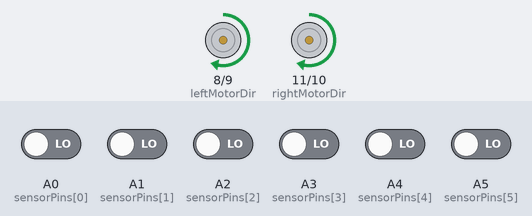
A sketch run on a simulated Arduino Nano, built with avr-gcc and run on an emulated ATmega328P. Parts: direction and speed pins drawn as motors (green arrow = direction pin HIGH = forward, orange = LOW = backward, longer = more drive). The test bench sets the inputs (shaded band); at power-on: A0 (sensorPins[0]), A1 (sensorPins[1]), A2 (sensorPins[2]), A3 (sensorPins[3]), A4 (sensorPins[4]), A5 (sensorPins[5]) LOW.

Above: at 1.2 s.
1.3 s: A0 (sensorPins[0]) driven HIGH
At 2.5 s:
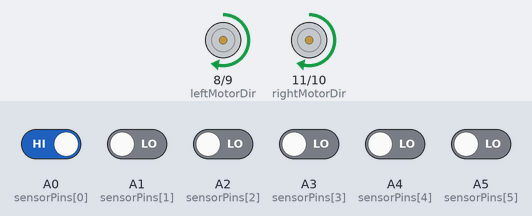
2.8 s: A1 (sensorPins[1]) driven HIGH
At 3.8 s:
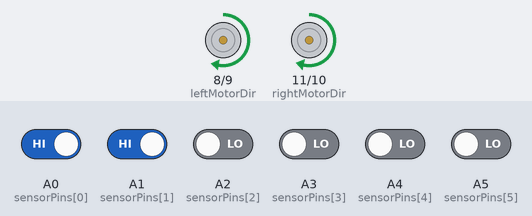
4.3 s: A2 (sensorPins[2]) driven HIGH
At 5.0 s:
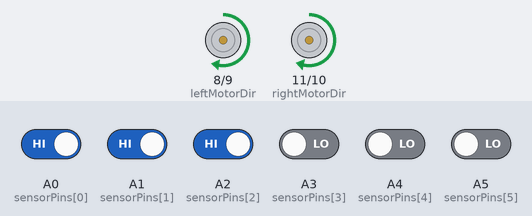
5.8 s: A3 (sensorPins[3]) driven HIGH
At 6.1 s:
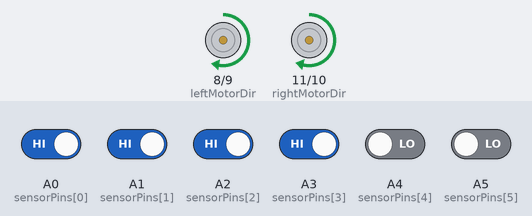
7.3 s: A4 (sensorPins[4]) driven HIGH
At 8.4 s:
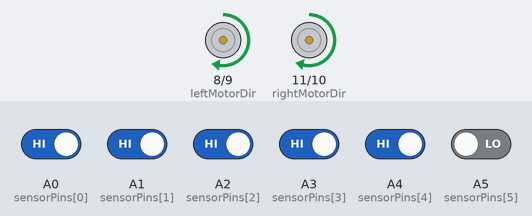
8.8 s: A5 (sensorPins[5]) driven HIGH
At 9.6 s:
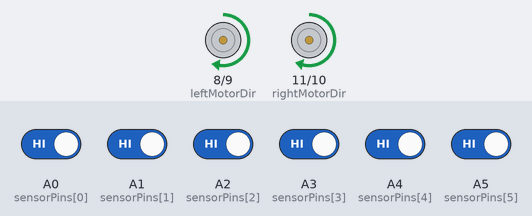
Timing chart, 0 to 11.3 s (numbered marks = the images above; inputs shaded):
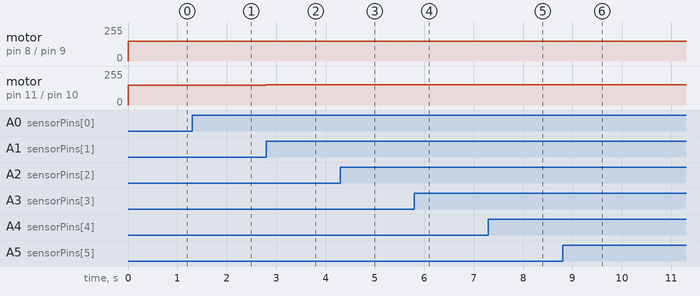

Measured:
- after the input at 1.3 s, motor on pin 8 (leftMotorDir) / pin 9 (leftMotorPWM): forward 150/255 → forward 149/255 at once
- after the input at 2.8 s, motor on pin 11 (rightMotorDir) / pin 10 (rightMotorPWM): forward 150/255 → forward 151/255 at once
- after the input at 4.3 s, motor on pin 8 (leftMotorDir) / pin 9 (leftMotorPWM): forward 149/255 → forward 148/255 at once
- after the input at 5.8 s, motor on pin 11 (rightMotorDir) / pin 10 (rightMotorPWM): forward 151/255 → forward 152/255 at once
- after the input at 7.3 s, motor on pin 8 (leftMotorDir) / pin 9 (leftMotorPWM): forward 148/255 → forward 147/255 at once
- after the input at 8.8 s, motor on pin 11 (rightMotorDir) / pin 10 (rightMotorPWM): forward 152/255 → forward 153/255 at once

The sketch:

ByFirsT.ino
```cpp
// รวมไลบรารีที่จำเป็นสำหรับควบคุม PID
#include <PID_v1.h>

// ค่าคงที่สำหรับขาควบคุมมอเตอร์
const int leftMotorPWM = 9;
const int leftMotorDir = 8;
const int rightMotorPWM = 10;
const int rightMotorDir = 11;

// ค่าคงที่สำหรับขาเซ็นเซอร์
const int sensorPins[8] = {A0, A1, A2, A3, A4, A5, A6, A7};

// ตัวแปรสำหรับ PID control
double kp = 1.0;  // ค่าคงที่สัมพัทธ์
double ki = 0.0;  // ค่าคงที่ปริภูมิ
double kd = 0.0;  // ค่าคงที่เส้นผ่านแหล่งแปลง
double setpoint = 3.5;  // ตำแหน่งเป้าหมายของเส้น (หมายเลขของเซ็นเซอร์)
double input, output, target;

// กำหนด PID controller
PID linePID(&input, &output, &target, kp, ki, kd, DIRECT);

// ฟังก์ชันสำหรับอ่านค่าเซ็นเซอร์
void readSensors(int sensorValues[8]) {
  for (int i = 0; i < 8; i++) {
    sensorValues[i] = digitalRead(sensorPins[i]);
  }
}

// ฟังก์ชันสำหรับควบคุมมอเตอร์
void setMotorSpeeds(int leftSpeed, int rightSpeed) {
  analogWrite(leftMotorPWM, leftSpeed);
  analogWrite(rightMotorPWM, rightSpeed);

  if (leftSpeed >= 0) {
    digitalWrite(leftMotorDir, HIGH);  // ถอยหลัง
  } else {
    digitalWrite(leftMotorDir, LOW);   // หน้า
  }

  if (rightSpeed >= 0) {
    digitalWrite(rightMotorDir, HIGH); // ถอยหลัง
  } else {
    digitalWrite(rightMotorDir, LOW);  // หน้า
  }
}

void setup() {
  // กำหนดขามอเตอร์เป็นเอาต์พุต
  pinMode(leftMotorPWM, OUTPUT);
  pinMode(leftMotorDir, OUTPUT);
  pinMode(rightMotorPWM, OUTPUT);
  pinMode(rightMotorDir, OUTPUT);

  // กำหนดขาเซ็นเซอร์เป็นอินพุต
  for (int i = 0; i < 8; i++) {
    pinMode(sensorPins[i], INPUT);
  }

  // กำหนดค่าเริ่มต้นให้กับ PID
  input = 3.5; // ตำแหน่งเริ่มต้น (กลางเส้น)
  target = setpoint; // ค่าเป้าหมายสำหรับ PID controller
  linePID.SetMode(AUTOMATIC);
  linePID.SetOutputLimits(-255, 255);
}

void loop() {
  // อ่านค่าเซ็นเซอร์
  int sensorValues[8];
  readSensors(sensorValues);

  // คำนวณค่าความคลาดเคลื่อน (ระยะห่างจากกลางเส้น)
  int totalSensors = 0;
  double weightedSum = 0;
  for (int i = 0; i < 8; i++) {
    if (sensorValues[i] == LOW) {
      totalSensors++;
      weightedSum += i;
    }
  }
  if (totalSensors > 0) {
    input = weightedSum / totalSensors;
  } else {
    // หากไม่ตรวจพบเส้น หยุดมอเตอร์
    setMotorSpeeds(0, 0);
  }

  // คำนวณผลลัพธ์ PID
  linePID.Compute();

  // ปรับความเร็วของมอเตอร์ตามผลลัพธ์ PID
  int baseSpeed = 150; // คุณสามารถปรับความเร็วหลักตามต้องการ
  int leftSpeed = baseSpeed + output;
  int rightSpeed = baseSpeed - output;

  // จำกัดความเร็วของมอเตอร์เพื่อป้องกันความไม่เสถียร
  if (leftSpeed > 255) leftSpeed = 255;
  if (leftSpeed < -255) leftSpeed = -255;
  if (rightSpeed > 255) rightSpeed = 255;
  if (rightSpeed < -255) rightSpeed = -255;

  // ปรับความเร็วมอเตอร์
  setMotorSpeeds(leftSpeed, rightSpeed);
}
```
